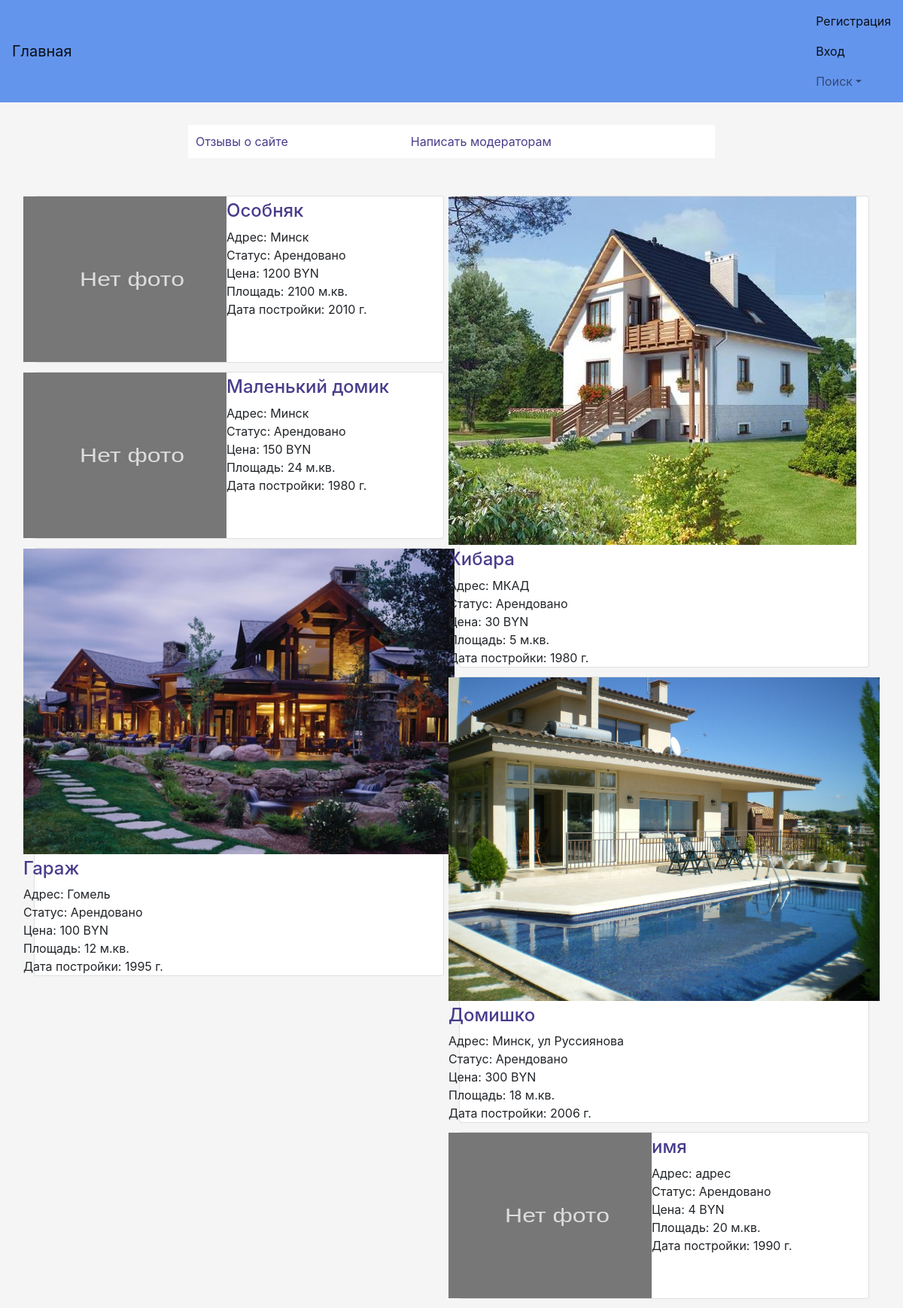
The page / on the database its author committed.
### TOFI/models.py (models this page shows, shortened)
class Rent(models.Model):
    name = models.CharField(verbose_name='Название:', max_length=50)
    address = models.CharField(verbose_name='Адрес:', max_length=50)
    min_rent_time = models.IntegerField(verbose_name='Срок аренды:')
    area = models.IntegerField(verbose_name='Площадь:')
    payment_interval = models.IntegerField(verbose_name='Срок оплаты', default=None, null=True, blank=True)
    date_of_construction = models.IntegerField(verbose_name='Год строительства:', default=None)
    creation_date = models.DateField(default=None)
    other = models.CharField(verbose_name='Другое:', max_length=100)
    cost = models.CharField(verbose_name='Цена аренды:', max_length=50)
    user_login = models.ForeignKey(MyUser, on_delete=models.CASCADE)
    status_rent = models.BooleanField(default=True)  # True - свободно, False - уже арендовано арендой
    images = models.ManyToManyField(ImageModel, default=0)

class ImageModel(models.Model):
    model_pic = models.ImageField(upload_to='pic_folder/', default='pic_folder/None/no-img.jpg')
    name = models.CharField(max_length=50)
    describe = models.CharField(max_length=150)

### TOFI/views.py (the view, shortened to what this page needs)
# urls.py: url(r'^$', views.main_view, name='Main'),
def main_view(request):
    rent = models.Rent.objects.all()
    l_rent = [{'address': i.address,
               'cost': i.cost, 'date_of_construction': i.date_of_construction,
               'name': i.name, 'area': i.area, 'min_rent_time': i.min_rent_time,
               'image_pic': i.images.first(), 'id': i.id} for i in list(rent)]
    context = {'rent': l_rent,
               'comments': models.Comment.objects.all(),
               'date': datetime.now()}
    return render(request, 'Main.html', context)

### machine.py (called while the page is built)
def _is_frozen():
    global _mode
    return (_mode == _FROZEN_MODE)

def _is_shifted():
    global _mode
    return (_mode == _SHIFTED_MODE)

    @classmethod
    def now(cls, tz=None):
        if _is_frozen():
            return _frozen_datetime  # Accomodate tz?
        elif _is_shifted():
            return _datetime.datetime.now(tz) + _shifted_delta
        else:
            return _datetime.datetime.now(tz)

### TOFI/templates/Main.html (shortened to what this page needs)
{% extends "base.html" %}
{% block content %}
    <table class="center">
        <tr class="padding">
            <td class="padding">
                <a href="{% url 'Comment' %}">Отзывы о сайте</a>
            </td>
            <td class="padding">
                <a href="/make_complaint/0">Написать модераторам</a>
            </td>
        </tr>
    </table>
    <div class="card-columns">
        {% for r in rent %}
            <div class="card">
                <div class="row justify" style="height: 100%">
                    <div class="col-xs-5 justify text-xs-center"
                         style="background-color: lightgray; height: 100%; padding: 0">
                        {% if r.image_pic.model_pic %}
                            <img class="img-fluid" style="max-height: 100%; max-width: 100%"
                                 src="imagesHouses/{{ r.image_pic.model_pic }}">
                        {% else %}
                            <img class="img-fluid" style="max-height: 100%; max-width: 100%"
                                 src="static/img/placeholder.svg">
                        {% endif %}
                    </div>
                    <div class="col-xs-6 padding-top5" style="height: 100%">
                        <h4><a href="aboutHouse/{{ r.id }}">{{ r.name }}</a></h4>
                        <div>
                            <div>
                                Адрес: {{ r.address }}
                            </div>
                            <div>
                                Статус: {% if r.status.rent %}
                                Доступно
                            {% else %}
                                Арендовано
                            {% endif %}
                            </div>
                            <div>
                                Цена: {{ r.cost }} BYN
                            </div>
                            <div>
                                Площадь: {{ r.area }} м.кв.
                            </div>
                            <div>
                                Дата постройки: {{ r.date_of_construction }} г.
                            </div>
                        </div>
                    </div>
                </div>
            </div>
        {% endfor %}
    </div>
{% endblock %}

### TOFI/static/style.css (style rules this page uses)
.center { width: 100%; max-width: 700px; padding: 10px; margin: auto auto 50px; background: white; }
a { color: darkslateblue; }
body { margin: auto; padding-bottom: 0; height: auto; background-color: whitesmoke; link: dodgerblue; }
table { width: 100%; }
.padding { padding: 10px; }
.padding-top5 { padding-top: 5px; height: 0; }
.card-columns { column-count: 2; }

### rows shown on the page
Rent: name "Особняк", address "Минск", cost "1200"
Rent: name "Маленький домик", address "Минск", cost "150"
ImageModel: image_pic.model_pic (picture), name "Гараж", address "Гомель", cost "100", area "12", date_of_construction "1995"
ImageModel: image_pic.model_pic (picture), name "Хибара", address "МКАД", cost "30", area "5", date_of_construction "1980"
ImageModel: image_pic.model_pic (picture), name "Домишко", address "Минск, ул Руссиянова", cost "300", area "18", date_of_construction "2006"
Rent: name "имя", address "адрес"

### other values the page prints
{{ r.area }} "2100" "24" "20"
{{ r.date_of_construction }} "2010" "1980" "1990"
{{ r.cost }} "4"
